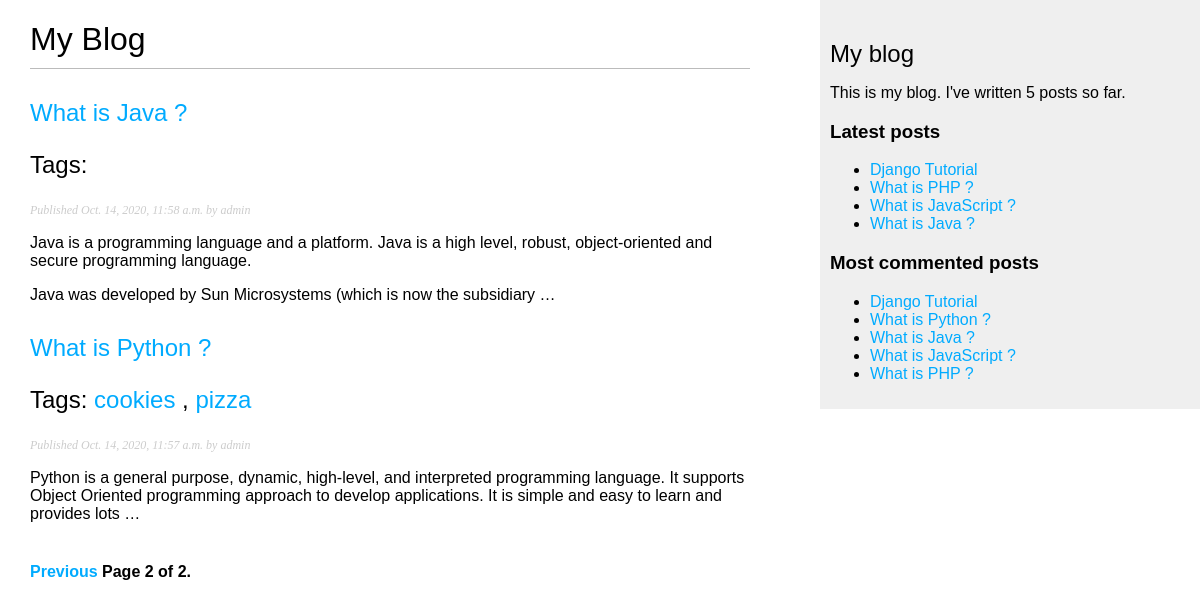
/blog/?page=2, run on an earlier commit of the app's database.
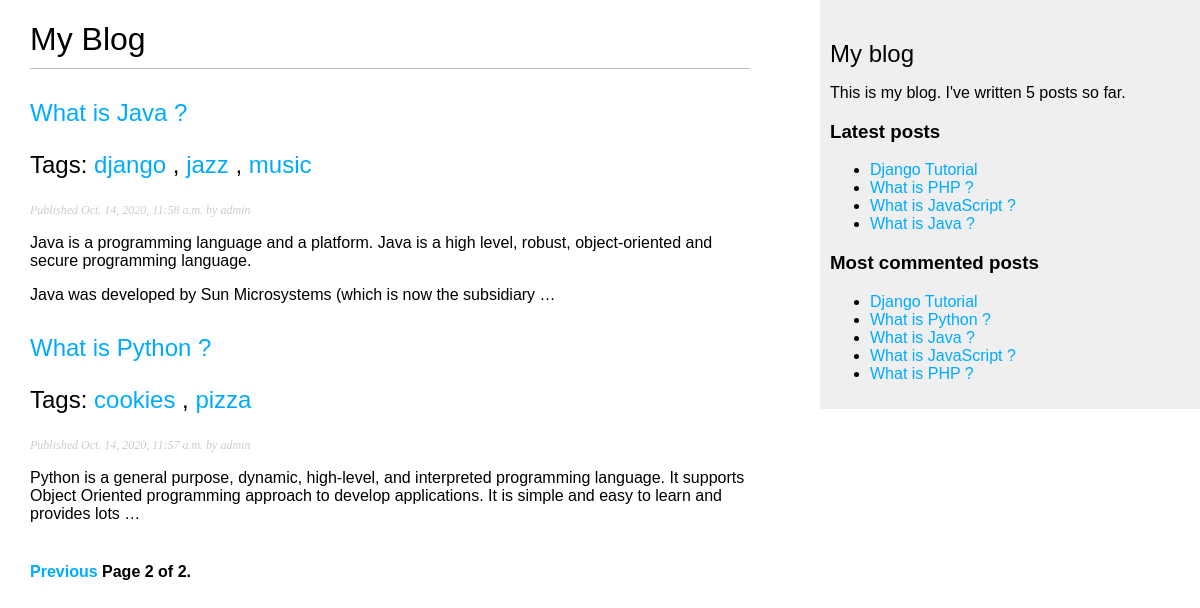
And on a later commit of the database.
### blog/models.py (models this page shows, shortened)
class Post(models.Model):
    STATUS_CHOICES = (
('draft', 'Draft'),
('published', 'Published'),
)
    title = models.CharField(max_length=250)
    slug = models.SlugField(max_length=250,
    unique_for_date='publish')
    author = models.ForeignKey(User,
    on_delete=models.CASCADE,
    related_name='blog_posts')
    body = models.TextField()
    publish = models.DateTimeField(default=timezone.now)
    created = models.DateTimeField(auto_now_add=True)
    updated = models.DateTimeField(auto_now=True)
    status = models.CharField(max_length=10,
    choices=STATUS_CHOICES,
    default='draft')
    def get_absolute_url(self):
        return reverse('blog:post_detail', args=[self.publish.year,
            self.publish.month,
            self.publish.day, self.slug])
    class Meta:
      ordering = ('-publish',)
    objects = models.Manager() # The default manager.
    published = PublishedManager() # Our custom manager.
    tags = TaggableManager()
    """
 Creating a comment system
Building a model
    """

### blog/views.py (the view)
# urls.py: path('', views.post_list, name='post_list'),
def post_list(request,tag_slug=None):
    object_list = Post.published.all()
    tag = None
    if tag_slug:
        tag = get_object_or_404(Tag, slug=tag_slug)
        object_list = object_list.filter(tags__in=[tag])
    paginator = Paginator(object_list, 3)
    page = request.GET.get('page')
    try:
        posts = paginator.page(page)
    except PageNotAnInteger:
        posts = paginator.page(1)
    except EmptyPage:
        posts = paginator.page(paginator.num_pages)
    return render(request,
    'blog/post/list.html',
    {    'page': page,
        'posts': posts,
        'tag': tag
    })

### blog/models.py (called while the page is built)
    def get_queryset(self):
        return super(PublishedManager,self).get_queryset().filter(status='published')

### blog/templatetags/blog_tags.py (called while the page is built)
@register.simple_tag
def total_posts():
    return Post.published.count()

@register.inclusion_tag('blog/post/latest_posts.html')
def show_latest_posts(count=5):
    latest_posts = Post.published.order_by('-publish')[:count]
    return {'latest_posts': latest_posts}

@register.simple_tag
def get_most_commented_posts(count=5):
    return Post.published.annotate(
    total_comments=Count('comments')
).order_by('-total_comments')[:count]

@register.filter(name='markdown')
def markdown_format(text):
    return mark_safe(markdown.markdown(text))

### blog/templates/blog/post/list.html (shortened to what this page needs)
{% extends "blog/base.html" %}
{% load blog_tags %}
{% block content %}
<h1>My Blog</h1>
{% for post in posts %}
<h2>
<a href="{{ post.get_absolute_url }}">
{{ post.title }}
</a>
<p class="tags">
    Tags:
    {% for tag in post.tags.all %}
    <a href="{% url 'blog:post_list_by_tag' tag.slug %}">
    {{ tag.name }}
    </a>
    {% if not forloop.last %}, {% endif %}
    {% endfor %}
</p>
</h2>
<p class="date">
Published {{ post.publish }} by {{ post.author }}
</p>
{{ post.body|markdown|truncatewords_html:30 }}
{% endfor %}
{% include "pagination.html" with page=posts %}
{% endblock %}

### blog/templates/blog/base.html (shortened to what this page needs)
{% load blog_tags %}
{% load static %}
<!DOCTYPE html>
<html>
<head>
<link href="{% static 'css/blog.css' %}" rel="stylesheet">
</head>
<body>
<div id="content">
{% block content %}
{% endblock %}
</div>
<div id="sidebar">
<h2>My blog</h2>
<p>This is my blog. I've written
    {% total_posts %} posts so far.</p>
    <h3>Latest posts</h3>
{% show_latest_posts 4 %}
<h3>Most commented posts</h3>
{% get_most_commented_posts as most_commented_posts %}
<ul>
{% for post in most_commented_posts %}
<li>
<a href="{{ post.get_absolute_url }}">{{ post.title }}</a>
</li>
{% endfor %}
</ul>
</div>
</body>
</html>

### blog/templates/pagination.html (shortened to what this page needs)
<div class="pagination">
    <span class="step-links">
      {% if page.has_previous %}
        <a href="?page={{ page.previous_page_number }}">Previous</a>
      {% endif %}
      <span class="current">
        Page {{ page.number }} of {{ page.paginator.num_pages }}.
      </span>
    </span>
  </div>

### blog/templates/blog/post/latest_posts.html
<ul>
    {% for post in latest_posts %}
    <li>
    <a href="{{ post.get_absolute_url }}">{{ post.title }}</a>
    </li>
    {% endfor %}
    </ul>

### blog/static/css/blog.css (style rules this page uses)
body { margin:0; padding:0; font-family:helvetica, sans-serif; }
a { color:#00abff; text-decoration:none; }
h1 { font-weight:normal; border-bottom:1px solid #bbb; padding:0 0 10px 0; }
h2 { font-weight:normal; margin:30px 0 0; }
#content { float:left; width:60%; padding:0 0 0 30px; }
#sidebar { float:right; width:30%; padding:10px; background:#efefef; height:100%; }
p.date { color:#ccc; font-family: georgia, serif; font-size: 12px; font-style: italic; }
.pagination { margin:40px 0; font-weight:bold; }

What changed in the data, as far as the page shows it:
changed Post "What is Java ?": gains Tag (name "django")
added Tag: name "jazz", shown under Post "What is Java ?"
added Tag: name "music", shown under Post "What is Java ?"
